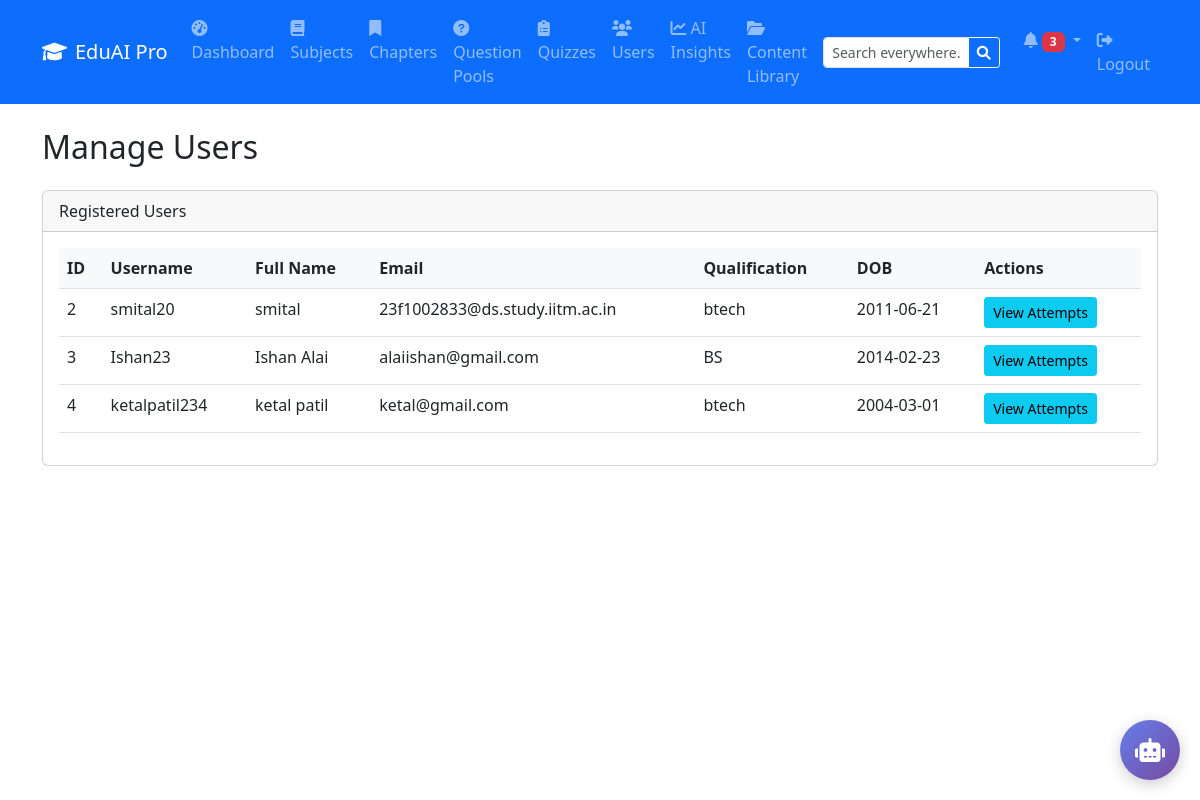
/admin/users (signed in), run on an earlier commit of the app's database.
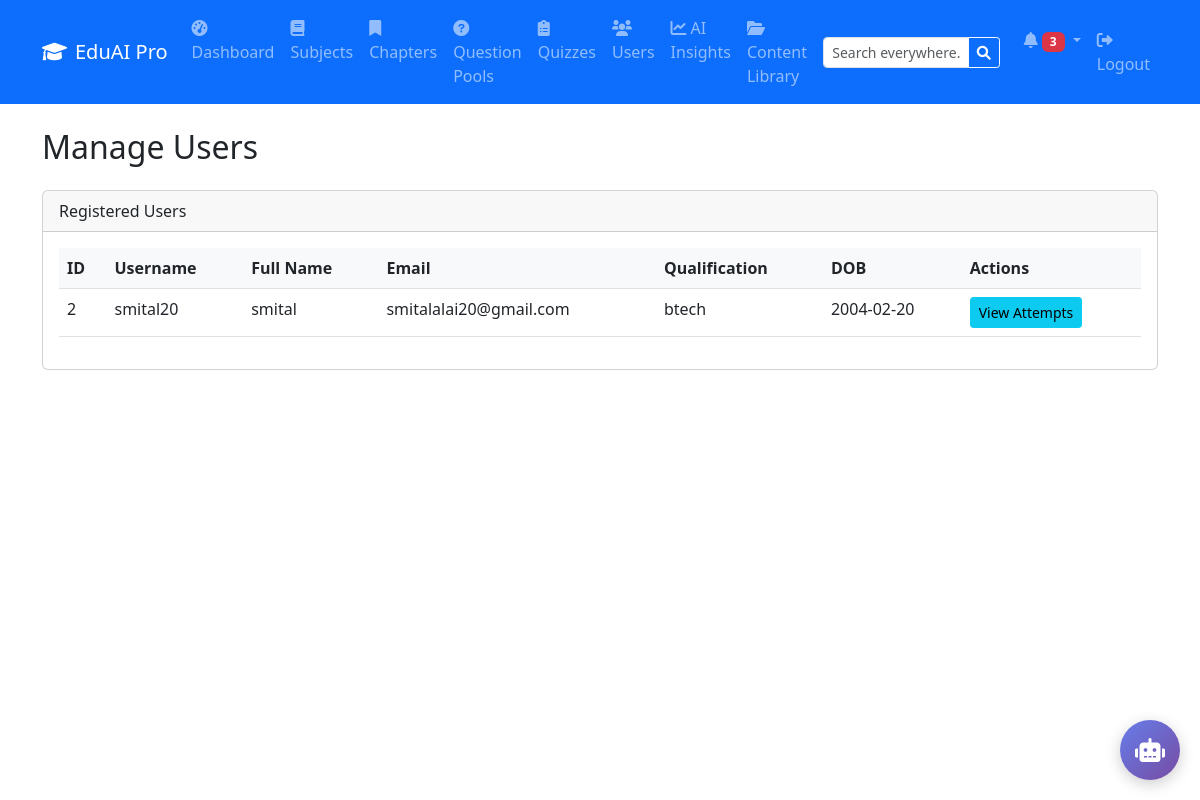
And on a later commit of the database.
### models.py (models this page shows, shortened)
class User(db.Model):
    __tablename__ = 'users'
    id = db.Column(db.Integer, primary_key=True, autoincrement=True)
    username = db.Column(db.String(80), unique=True, nullable=False)
    password = db.Column(db.String(200), nullable=False)
    full_name = db.Column(db.String(100), nullable=False)
    email = db.Column(db.String(80), unique=True, nullable=False)
    qualification = db.Column(db.String(100), nullable=False)
    dob = Column(Date, nullable=False)
    is_admin = db.Column(db.Boolean, default=False)

### app.py (the view)
@app.route('/admin/users')
@admin_required
def admin_users():
    users = User.query.filter_by(is_admin=False).all()
    return render_template('admin/users.html', users=users)

### app.py (called while the page is built)
def admin_required(f):
    @wraps(f)
    def decorated_function(*args, **kwargs):
        if 'user_id' not in session:
            flash('Please log in to access this page', 'warning')
            return redirect(url_for('login'))
        user = db.session.get(User, session['user_id'])
        if not user or not user.is_admin:
            flash('You do not have permission to access this page', 'danger')
            return redirect(url_for('dashboard'))
        return f(*args, **kwargs)
    return decorated_function

### templates/admin/users.html (shortened to what this page needs)
{% extends 'base.html' %}
{% block content %}
<h2>Manage Users</h2>
<div class="row mt-4">
    <div class="col-md-12">
        <div class="card">
            <div class="card-header">Registered Users</div>
            <div class="card-body">
                <table class="table">
                    <thead>
                        <tr>
                            <th>ID</th>
                            <th>Username</th>
                            <th>Full Name</th>
                            <th>Email</th>
                            <th>Qualification</th>
                            <th>DOB</th>
                            <th>Actions</th>
                        </tr>
                    </thead>
                    <tbody>
                        {% for user in users %}
                            <tr>
                                <td>{{ user.id }}</td>
                                <td>{{ user.username }}</td>
                                <td>{{ user.full_name }}</td>
                                <td>{{ user.email }}</td>
                                <td>{{ user.qualification }}</td>
                                <td>{{ user.dob.strftime('%Y-%m-%d') }}</td>
                                <td>
                                    <a href="#" class="btn btn-sm btn-info">View Attempts</a>
                                </td>
                            </tr>
                        {% else %}
                            <tr>
                                <td colspan="7">No users found.</td>
                            </tr>
                        {% endfor %}
                    </tbody>
                </table>
            </div>
        </div>
    </div>
</div>
{% endblock %}

### templates/base.html (shortened to what this page needs)
<!DOCTYPE html>
<html lang="en">
<head>
    <link href="https://cdn.jsdelivr.net/npm/bootstrap@5.3.0-alpha1/dist/css/bootstrap.min.css" rel="stylesheet">
    <link href="https://cdnjs.cloudflare.com/ajax/libs/font-awesome/6.0.0/css/all.min.css" rel="stylesheet">
    <link rel="stylesheet" href="{{ url_for('static', filename='css/style.css') }}">
    <link rel="stylesheet" href="{{ url_for('static', filename='css/ai-features.css') }}">
</head>
<body>
    <nav class="navbar navbar-expand-lg navbar-dark bg-primary">
        <div class="container">
            <a class="navbar-brand" href="{{url_for('landing') }}">
                <i class="fas fa-graduation-cap me-2"></i>EduAI Pro
            </a>
            <div class="collapse navbar-collapse" id="navbarNav">
                <ul class="navbar-nav me-auto">
                    {% if session.get('user_id') %}
                        <li class="nav-item">
                            <a class="nav-link" href="{{ url_for('dashboard') }}">
                                <i class="fas fa-tachometer-alt me-1"></i>Dashboard
                            </a>
                        </li>
                        {% if session.get('is_admin') %}
                            <li class="nav-item">
                                <a class="nav-link" href="{{ url_for('admin_subjects') }}">
                                    <i class="fas fa-book me-1"></i>Subjects
                                </a>
                            </li>
                            <li class="nav-item">
                                <a class="nav-link" href="{{ url_for('admin_chapters') }}">
                                    <i class="fas fa-bookmark me-1"></i>Chapters
                                </a>
                            </li>
                            <li class="nav-item">
                                <a class="nav-link" href="{{ url_for('admin_pools') }}">
                                    <i class="fas fa-question-circle me-1"></i>Question Pools
                                </a>
                            </li>
                            <li class="nav-item">
                                <a class="nav-link" href="{{ url_for('admin_quizzes') }}">
                                    <i class="fas fa-clipboard-list me-1"></i>Quizzes
                                </a>
                            </li>
                            <li class="nav-item">
                                <a class="nav-link" href="{{ url_for('admin_users') }}">
                                    <i class="fas fa-users me-1"></i>Users
                                </a>
                            </li>
                            <li class="nav-item">
                                <a class="nav-link" href="{{ url_for('admin_ai_insights') }}">
                                    <i class="fas fa-chart-line me-1"></i>AI Insights
                                </a>
                            </li>
                            <li class="nav-item">
                                <a class="nav-link" href="{{ url_for('content_library') }}">
                                    <i class="fas fa-folder-open me-1"></i>Content Library
                                </a>
                            </li>
                        {% endif %}
                    {% endif %}
                </ul>
                {% if session.get('user_id') %}
                <div class="me-3">
                    <div class="input-group">
                        <input type="text" class="form-control form-control-sm" placeholder="Search everywhere..." id="globalSearch">
                        <button class="btn btn-outline-light btn-sm" type="button" id="searchBtn" title="Search">
                            <i class="fas fa-search"></i>
                        </button>
                    </div>
                </div>
                {% endif %}
                <ul class="navbar-nav">
                    {% if session.get('user_id') %}
                        <li class="nav-item dropdown">
                            <a class="nav-link dropdown-toggle" href="#" id="notificationDropdown" role="button" data-bs-toggle="dropdown">
                                <i class="fas fa-bell notification-bell"></i>
                                <span class="badge bg-danger" id="notificationCount">3</span>
                            </a>
                        </li>
                        <li class="nav-item">
                            <a class="nav-link" href="{{ url_for('logout') }}">
                                <i class="fas fa-sign-out-alt me-1"></i>Logout
                            </a>
                        </li>
                    {% endif %}
                </ul>
            </div>
        </div>
    </nav>
    <div class="container mt-4">
        {% block content %}{% endblock %}
    </div>
    {% if session.get('user_id') %}
    <div class="ai-chat-widget">
        <button class="ai-chat-button" onclick="toggleAIChat()" title="Open AI Assistant">
            <i class="fas fa-robot"></i>
        </button>
    </div>
    {% endif %}
</body>
</html>

### static/css/style.css (style rules this page uses)
body { padding-bottom: 20px; }
.card { margin-bottom: 20px; }
.table th { background-color: #f8f9fa; }
.btn-group-sm > .btn, .btn-sm { padding: 0.25rem 0.5rem; font-size: 0.875rem; line-height: 1.5; border-radius: 0.2rem; }

### static/css/ai-features.css (style rules this page uses)
.ai-chat-widget { position: fixed; bottom: 20px; right: 20px; z-index: 1000; }
.ai-chat-button { width: 60px; height: 60px; border-radius: 50%; background: linear-gradient(135deg, #667eea 0%, #764ba2 100%); border: none; color: white; font-size: 24px; box-shadow: 0 4px 15px rgba(0,0,0,0.2); transition: all 0.3s ease; cursor: pointer; }
.notification-bell { position: relative; animation: ring 2s infinite; }

What changed in the data, as far as the page shows it:
removed User: id "3", username "Ishan23", full_name "Ishan Alai", email "alaiishan@gmail.com", qualification "BS", dob "2014-02-23"
removed User: id "4", username "ketalpatil234", full_name "ketal patil", email "ketal@gmail.com", qualification "btech", dob "2004-03-01"
changed User "smital20": email "23f1002833@ds.study.iitm.ac.in" → "smitalalai20@gmail.com"; dob "2011-06-21" → "2004-02-20"
